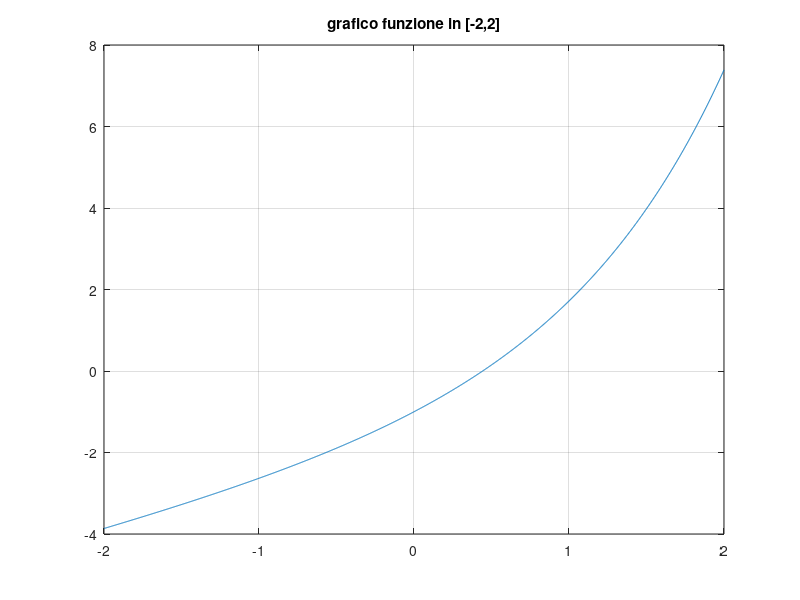

MATLAB code for this plot: (Note: this script raises an error after producing the figure.)
clear all;
clc;

x = linspace(-2,2,2000);
f = @(x) exp(x) -2+x;

figure(1)
plot(x,f(x));
grid on;
title('grafico funzione in [-2,2]');


df =@(x) exp(x) + 1;

[x,xall,iter] = newton(f,df,0,10^-6,2000);

zero_funzone = 0.442854401002389;

err_rel = abs(xall - zero_funzone) / abs(zero_funzone);

figure(2)
semilogy(1:iter, err_rel, 'blue');
grid on;
